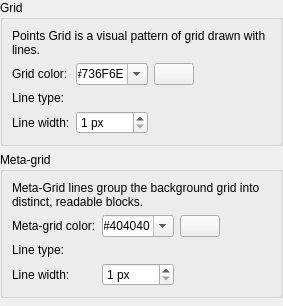
<?xml version="1.0" encoding="UTF-8"?>
<ui version="4.0">
 <class>LC_SettingsPageGridLines</class>
 <widget class="QWidget" name="LC_SettingsPageGridLines">
  <property name="geometry">
   <rect>
    <x>0</x>
    <y>0</y>
    <width>283</width>
    <height>306</height>
   </rect>
  </property>
  <layout class="QGridLayout" name="gridLayout_main">
   <property name="leftMargin">
    <number>0</number>
   </property>
   <property name="topMargin">
    <number>0</number>
   </property>
   <property name="rightMargin">
    <number>0</number>
   </property>
   <property name="bottomMargin">
    <number>0</number>
   </property>
   <item row="1" column="0">
    <widget class="QGroupBox" name="groupBox_10">
     <property name="title">
      <string>Grid</string>
     </property>
     <layout class="QGridLayout" name="gridLayout_g">
      <item row="2" column="1" colspan="2">
       <widget class="QG_LineTypeBox" name="wGridLinesLineType" native="true">
        <property name="toolTip">
         <string>Grid Line Type

Line type for grid lines</string>
        </property>
       </widget>
      </item>
      <item row="3" column="1">
       <widget class="QSpinBox" name="sbGridLinesLineWidth">
        <property name="toolTip">
         <string>Grid Line Width

Width of grid lines</string>
        </property>
        <property name="suffix">
         <string> px</string>
        </property>
        <property name="minimum">
         <number>1</number>
        </property>
        <property name="maximum">
         <number>10</number>
        </property>
        <property name="value">
         <number>1</number>
        </property>
       </widget>
      </item>
      <item row="3" column="0">
       <widget class="QLabel" name="lGridLineWidth_2">
        <property name="text">
         <string>Line width:</string>
        </property>
        <property name="buddy">
         <cstring>sbGridLinesLineWidth</cstring>
        </property>
       </widget>
      </item>
      <item row="1" column="2">
       <widget class="LC_ColorButton" name="pb_gridLines">
        <property name="toolTip">
         <string>Line

Click to select color.</string>
        </property>
       </widget>
      </item>
      <item row="1" column="3">
       <spacer name="horizontalSpacer_2">
        <property name="orientation">
         <enum>Qt::Orientation::Horizontal</enum>
        </property>
        <property name="sizeHint" stdset="0">
         <size>
          <width>0</width>
          <height>0</height>
         </size>
        </property>
       </spacer>
      </item>
      <item row="1" column="1">
       <widget class="LC_ContentAdjustableComboBox" name="cbGridLinesColor">
        <property name="toolTip">
         <string>Color Of Grid

Color of grid lines if grid drawn by lines</string>
        </property>
        <property name="editable">
         <bool>true</bool>
        </property>
        <property name="currentText">
         <string>#736F6E</string>
        </property>
       </widget>
      </item>
      <item row="2" column="0">
       <widget class="QLabel" name="lGridLineType_2">
        <property name="text">
         <string>Line type:</string>
        </property>
        <property name="buddy">
         <cstring>wGridLinesLineType</cstring>
        </property>
       </widget>
      </item>
      <item row="1" column="0">
       <widget class="QLabel" name="lGridColor_2">
        <property name="text">
         <string>Grid color:</string>
        </property>
        <property name="buddy">
         <cstring>cbGridLinesColor</cstring>
        </property>
       </widget>
      </item>
      <item row="0" column="0" colspan="4">
       <widget class="QLabel" name="label">
        <property name="text">
         <string>Points Grid is a visual pattern of grid drawn with lines. </string>
        </property>
        <property name="wordWrap">
         <bool>true</bool>
        </property>
       </widget>
      </item>
     </layout>
    </widget>
   </item>
   <item row="3" column="0">
    <spacer name="verticalSpacer">
     <property name="orientation">
      <enum>Qt::Orientation::Vertical</enum>
     </property>
     <property name="sizeHint" stdset="0">
      <size>
       <width>0</width>
       <height>0</height>
      </size>
     </property>
    </spacer>
   </item>
   <item row="2" column="0">
    <widget class="QGroupBox" name="groupBox_11">
     <property name="title">
      <string>Meta-grid</string>
     </property>
     <layout class="QGridLayout" name="gridLayout_gl">
      <item row="1" column="1">
       <widget class="LC_ContentAdjustableComboBox" name="cbMetaGridLinesColor">
        <property name="toolTip">
         <string>Meta-Grid Color

Color of Meta Grid if grid drawn by lines</string>
        </property>
        <property name="editable">
         <bool>true</bool>
        </property>
        <property name="currentText">
         <string>#404040</string>
        </property>
       </widget>
      </item>
      <item row="3" column="0">
       <widget class="QLabel" name="lMetaGridLineWidth_2">
        <property name="text">
         <string>Line width:</string>
        </property>
        <property name="buddy">
         <cstring>sbMetaGridLinesWidth</cstring>
        </property>
       </widget>
      </item>
      <item row="2" column="0">
       <widget class="QLabel" name="lMetaGridLineType_2">
        <property name="text">
         <string>Line type: </string>
        </property>
        <property name="buddy">
         <cstring>wMetaGridLinesLineType</cstring>
        </property>
       </widget>
      </item>
      <item row="2" column="1" colspan="2">
       <widget class="QG_LineTypeBox" name="wMetaGridLinesLineType" native="true">
        <property name="toolTip">
         <string>Meta Grid Line Type

Type of Meta Grid lines if grid is drawn by lines</string>
        </property>
       </widget>
      </item>
      <item row="3" column="1">
       <widget class="QSpinBox" name="sbMetaGridLinesWidth">
        <property name="toolTip">
         <string>Meta-Grid Line Type

Width of grid lines</string>
        </property>
        <property name="suffix">
         <string> px</string>
        </property>
        <property name="minimum">
         <number>1</number>
        </property>
        <property name="maximum">
         <number>10</number>
        </property>
       </widget>
      </item>
      <item row="1" column="3">
       <spacer name="horizontalSpacer">
        <property name="orientation">
         <enum>Qt::Orientation::Horizontal</enum>
        </property>
        <property name="sizeHint" stdset="0">
         <size>
          <width>0</width>
          <height>20</height>
         </size>
        </property>
       </spacer>
      </item>
      <item row="1" column="2">
       <widget class="LC_ColorButton" name="pb_metaLines">
        <property name="toolTip">
         <string>Meta-Grid Line

Click to select color.</string>
        </property>
       </widget>
      </item>
      <item row="1" column="0">
       <widget class="QLabel" name="lMetaGridColor_2">
        <property name="text">
         <string>Meta-grid color:</string>
        </property>
        <property name="buddy">
         <cstring>cbMetaGridLinesColor</cstring>
        </property>
       </widget>
      </item>
      <item row="0" column="0" colspan="4">
       <widget class="QLabel" name="label_2">
        <property name="text">
         <string>Meta-Grid lines group the background grid into distinct, readable blocks. </string>
        </property>
        <property name="wordWrap">
         <bool>true</bool>
        </property>
       </widget>
      </item>
     </layout>
    </widget>
   </item>
  </layout>
 </widget>
 <customwidgets>
  <customwidget>
   <class>QG_LineTypeBox</class>
   <extends>QWidget</extends>
   <header>qg_linetypebox.h</header>
  </customwidget>
  <customwidget>
   <class>LC_ColorButton</class>
   <extends>QPushButton</extends>
   <header>lc_color_button.h</header>
  </customwidget>
         <customwidget>
             <class>LC_ContentAdjustableComboBox</class>
             <extends>QComboBox</extends>
             <header location="global">lc_content_adjustable_combo_box.h</header>
         </customwidget>
 </customwidgets>
 <resources/>
 <connections/>
</ui>
